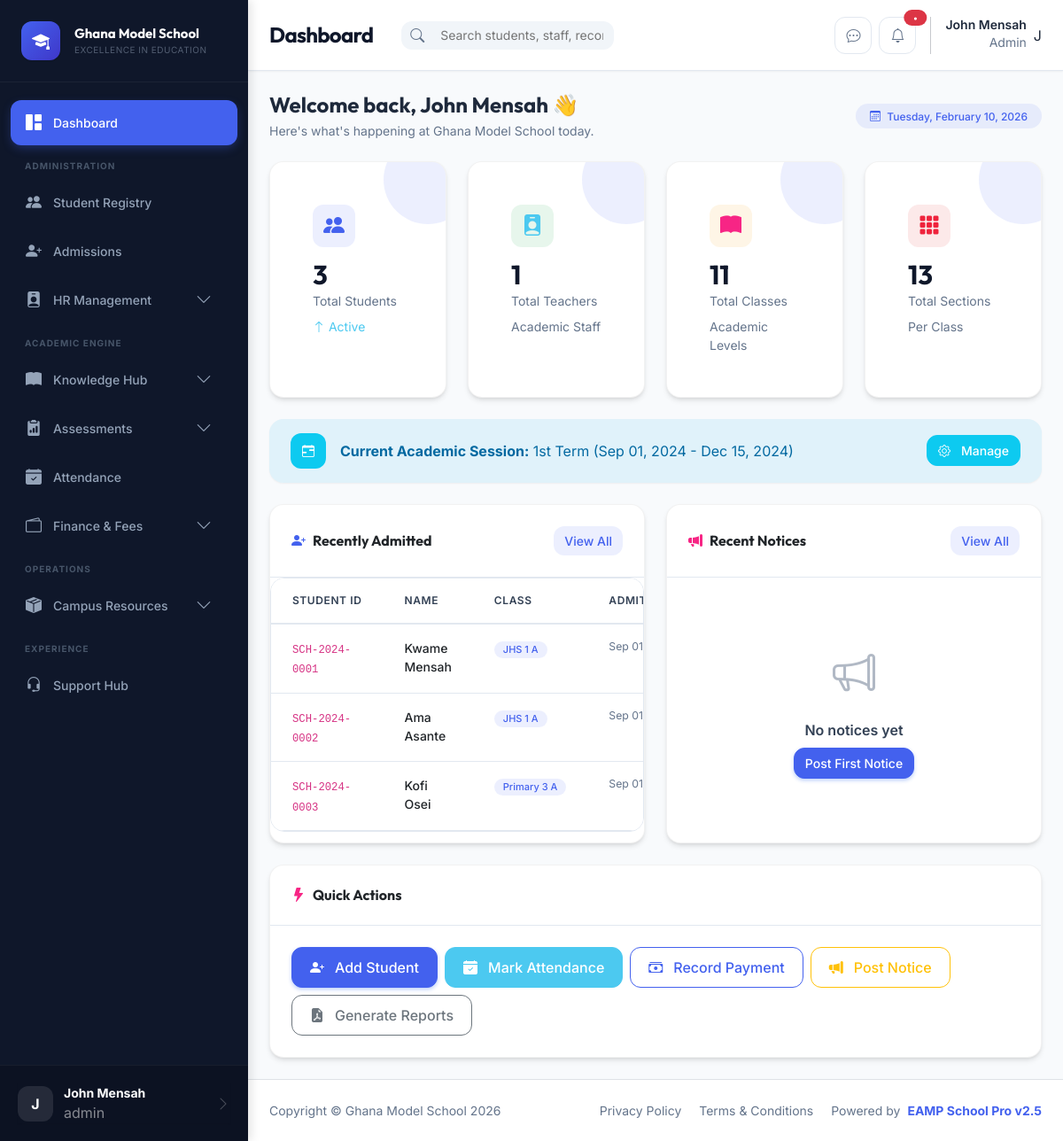
/dashboard (signed in), run on the app's committed database.
### tables this page shows
CREATE TABLE terms (
    id INT PRIMARY KEY AUTO_INCREMENT,
    academic_year_id INT NOT NULL,
    name ENUM('1st Term','2nd Term','3rd Term') NOT NULL,
    start_date DATE NOT NULL,
    end_date DATE NOT NULL,
    is_current BOOLEAN DEFAULT 0,
    created_at TIMESTAMP DEFAULT CURRENT_TIMESTAMP,
    FOREIGN KEY (academic_year_id) REFERENCES academic_years(id) ON DELETE CASCADE,
    INDEX idx_current (is_current)
);

CREATE TABLE students (
    id INT PRIMARY KEY AUTO_INCREMENT,
    user_id INT,
    student_id VARCHAR(20) UNIQUE NOT NULL,
    first_name VARCHAR(50) NOT NULL,
    last_name VARCHAR(50) NOT NULL,
    date_of_birth DATE NOT NULL,
    gender ENUM('male','female','other') NOT NULL,
    guardian_name VARCHAR(100) NOT NULL,
    guardian_phone VARCHAR(20) NOT NULL,
    guardian_email VARCHAR(100),
    address TEXT,
    photo VARCHAR(255),
    section_id INT,
    admission_date DATE NOT NULL,
    status ENUM('active','graduated','transferred','suspended') DEFAULT 'active',
    created_at TIMESTAMP DEFAULT CURRENT_TIMESTAMP,
    FOREIGN KEY (user_id) REFERENCES users(id) ON DELETE SET NULL,
    FOREIGN KEY (section_id) REFERENCES sections(id) ON DELETE SET NULL,
    INDEX idx_student_id (student_id),
    INDEX idx_section (section_id),
    INDEX idx_status (status)
);

CREATE TABLE classes (
    id INT PRIMARY KEY AUTO_INCREMENT,
    name VARCHAR(20) NOT NULL,
    level ENUM('nursery','primary','jhs') NOT NULL,
    capacity INT DEFAULT 40,
    created_at TIMESTAMP DEFAULT CURRENT_TIMESTAMP,
    INDEX idx_level (level)
);

CREATE TABLE sections (
    id INT PRIMARY KEY AUTO_INCREMENT,
    class_id INT NOT NULL,
    name VARCHAR(10) NOT NULL,
    class_teacher_id INT,
    created_at TIMESTAMP DEFAULT CURRENT_TIMESTAMP,
    FOREIGN KEY (class_id) REFERENCES classes(id) ON DELETE CASCADE,
    FOREIGN KEY (class_teacher_id) REFERENCES users(id) ON DELETE SET NULL,
    INDEX idx_class (class_id)
);

### core/Router.php (called while the page is built, shortened)
<?php
class Router {
    public function route($url) {
        $url = $this->parseUrl($url);
        $module = isset($url[0]) ? $url[0] : 'dashboard';
        $action = isset($url[1]) ? $url[1] : 'index';
        $params = array_slice($url, 2);
        $this->loadController($module, $action, $params);
    }
    private function loadController($module, $action, $params = []) {
        $controller = new $controllerClass();
        call_user_func_array([$controller, $action], $params);
    }
    private function parseUrl($url) {
        if (!empty($url)) {
            $url = filter_var($url, FILTER_SANITIZE_URL);
            $url = rtrim($url, '/');
            $url = explode('/', $url);
            return $url;
        }
        return [];
    }
}

### index.php (called while the page is built, shortened)
<?php
require_once CORE_PATH . '/Router.php';
require_once CORE_PATH . '/Auth.php';
require_once CORE_PATH . '/Security.php';
$router = new Router();
$url = isset($_GET['url']) ? $_GET['url'] : '';
$router->route($url);

### core/Auth.php (called while the page is built, shortened)
<?php
class Auth {
    public static function getFullName() {
        return isset($_SESSION['full_name']) ? $_SESSION['full_name'] : null;
    }
}

### core/Security.php (called while the page is built, shortened)
<?php
class Security {
    public static function clean($data) {
        return htmlspecialchars((string)$data, ENT_QUOTES, 'UTF-8');
    }
}

### templates/dashboard/admin.php (the view, shortened to what this page needs)
<div class="d-flex justify-content-between align-items-center mb-4">
    <div>
        <h4 class="fw-bold mb-1">Welcome back, <?php echo Security::clean(Auth::getFullName()); ?> 👋</h4>
        <p class="text-muted small mb-0">Here's what's happening at <?php echo SCHOOL_NAME; ?> today.</p>
    </div>
    <div class="text-end">
        <span class="badge bg-soft-primary text-primary px-3 py-2">
            <i class="bi bi-calendar3 me-1"></i>
            <?php echo date('l, F j, Y'); ?>
        </span>
    </div>
</div>
<div class="row g-4 mb-4">
    <div class="col-xl-3 col-md-6">
        <div class="card stat-card border-0 shadow-sm h-100">
            <div class="card-body">
                <div class="stat-icon bg-soft-primary text-primary">
                    <i class="bi bi-people-fill"></i>
                </div>
                <div class="stat-value"><?php echo number_format($stats['total_students']); ?></div>
                <div class="stat-label">Total Students</div>
                <div class="mt-2 small">
                    <span class="text-success"><i class="bi bi-arrow-up"></i> Active</span>
                </div>
            </div>
        </div>
    </div>
    <div class="col-xl-3 col-md-6">
        <div class="card stat-card border-0 shadow-sm h-100">
            <div class="card-body">
                <div class="stat-icon bg-soft-success text-success">
                    <i class="bi bi-person-badge-fill"></i>
                </div>
                <div class="stat-value"><?php echo number_format($stats['total_teachers']); ?></div>
                <div class="stat-label">Total Teachers</div>
                <div class="mt-2 small">
                    <span class="text-muted">Academic Staff</span>
                </div>
            </div>
        </div>
    </div>
    <div class="col-xl-3 col-md-6">
        <div class="card stat-card border-0 shadow-sm h-100">
            <div class="card-body">
                <div class="stat-icon bg-soft-warning text-warning">
                    <i class="bi bi-book-fill"></i>
                </div>
                <div class="stat-value"><?php echo number_format($stats['total_classes']); ?></div>
                <div class="stat-label">Total Classes</div>
                <div class="mt-2 small">
                    <span class="text-muted">Academic Levels</span>
                </div>
            </div>
        </div>
    </div>
    <div class="col-xl-3 col-md-6">
        <div class="card stat-card border-0 shadow-sm h-100">
            <div class="card-body">
                <div class="stat-icon bg-soft-danger text-danger">
                    <i class="bi bi-grid-3x3-gap-fill"></i>
                </div>
                <div class="stat-value"><?php echo number_format($stats['total_sections']); ?></div>
                <div class="stat-label">Total Sections</div>
                <div class="mt-2 small">
                    <span class="text-muted">Per Class</span>
                </div>
            </div>
        </div>
    </div>
</div>
<div class="alert alert-info border-0 shadow-sm d-flex align-items-center gap-3 mb-4" style="border-radius: var(--radius-lg);">
    <div class="avatar bg-info text-white">
        <i class="bi bi-calendar-range"></i>
    </div>
    <div class="flex-grow-1">
        <strong>Current Academic Session:</strong>
        <?php echo $currentTerm ? Security::clean($currentTerm['name']) . ' (' . date('M d, Y', strtotime($currentTerm['start_date'])) . ' - ' . date('M d, Y', strtotime($currentTerm['end_date'])) . ')' : 'No active term configured'; ?>
    </div>
    <a href="<?php echo BASE_URL; ?>academics/periods" class="btn btn-sm btn-info text-white">
        <i class="bi bi-gear me-1"></i> Manage
    </a>
</div>
<div class="row g-4">
    <div class="col-lg-6">
        <div class="card border-0 shadow-sm h-100">
            <div class="card-header bg-transparent d-flex justify-content-between align-items-center">
                <h6 class="mb-0 fw-bold"><i class="bi bi-person-plus-fill text-primary me-2"></i>Recently Admitted</h6>
                <a href="<?php echo BASE_URL; ?>students" class="btn btn-soft-primary btn-sm">View All</a>
            </div>
            <div class="card-body p-0">
                <div class="table-responsive">
                    <table class="table table-hover mb-0">
                        <thead>
                            <tr>
                                <th>Student ID</th>
                                <th>Name</th>
                                <th>Class</th>
                                <th>Admitted</th>
                            </tr>
                        </thead>
                        <tbody>
                            <?php if (!empty($recentStudents)): ?>
                                <?php foreach ($recentStudents as $student): ?>
                                    <tr>
                                        <td><code class="small"><?php echo Security::clean($student['student_id']); ?></code></td>
                                        <td class="fw-medium"><?php echo Security::clean($student['first_name'] . ' ' . $student['last_name']); ?></td>
                                        <td><span class="badge bg-soft-primary text-primary"><?php echo Security::clean($student['class_name'] . ' ' . $student['section_name']); ?></span></td>
                                        <td class="text-muted small"><?php echo date('M d', strtotime($student['admission_date'])); ?></td>
                                    </tr>
                                <?php endforeach; ?>
                            <?php endif; ?>
                        </tbody>
                    </table>
                </div>
            </div>
        </div>
    </div>
    <div class="col-lg-6">
        <div class="card border-0 shadow-sm h-100">
            <div class="card-header bg-transparent d-flex justify-content-between align-items-center">
                <h6 class="mb-0 fw-bold"><i class="bi bi-megaphone-fill text-warning me-2"></i>Recent Notices</h6>
                <a href="<?php echo BASE_URL; ?>notices" class="btn btn-soft-primary btn-sm">View All</a>
            </div>
            <div class="card-body">
                <?php if (!empty($notices)): ?>
                    <?php foreach ($notices as $notice): ?>
                        <div class="d-flex gap-3 mb-3 pb-3 border-bottom">
                            <div class="avatar bg-soft-warning text-warning flex-shrink-0">
                                <i class="bi bi-bell"></i>
                            </div>
                            <div class="flex-grow-1">
                                <h6 class="mb-1 fw-medium"><?php echo Security::clean($notice['title']); ?></h6>
                                <p class="mb-1 small text-muted"><?php echo Security::clean(substr($notice['content'], 0, 80)) . '...'; ?></p>
                                <small class="text-muted">
                                    <i class="bi bi-person me-1"></i><?php echo Security::clean($notice['posted_by_name']); ?>
                                    <span class="mx-1">•</span>
                                    <i class="bi bi-clock me-1"></i><?php echo date('M d', strtotime($notice['created_at'])); ?>
                                </small>
                            </div>
                        </div>
                    <?php endforeach; ?>
                <?php else: ?>
                    <div class="empty-state">
                        <div class="empty-state-icon"><i class="bi bi-megaphone"></i></div>
                        <p class="empty-state-title">No notices yet</p>
                        <a href="<?php echo BASE_URL; ?>notices/add" class="btn btn-sm btn-primary">Post First Notice</a>
                    </div>
                <?php endif; ?>
            </div>
        </div>
    </div>
</div>
<div class="card border-0 shadow-sm mt-4">
    <div class="card-header bg-transparent">
        <h6 class="mb-0 fw-bold"><i class="bi bi-lightning-fill text-warning me-2"></i>Quick Actions</h6>
    </div>
    <div class="card-body">
        <div class="d-flex gap-2 flex-wrap">
            <a href="<?php echo BASE_URL; ?>students/add" class="btn btn-primary">
                <i class="bi bi-person-plus-fill me-1"></i> Add Student
            </a>
            <a href="<?php echo BASE_URL; ?>attendance/mark" class="btn btn-success">
                <i class="bi bi-calendar-check-fill me-1"></i> Mark Attendance
            </a>
            <a href="<?php echo BASE_URL; ?>fees/payment" class="btn btn-outline-primary">
                <i class="bi bi-cash-stack me-1"></i> Record Payment
            </a>
            <a href="<?php echo BASE_URL; ?>notices/add" class="btn btn-outline-warning">
                <i class="bi bi-megaphone-fill me-1"></i> Post Notice
            </a>
            <a href="<?php echo BASE_URL; ?>reports" class="btn btn-outline-secondary">
                <i class="bi bi-file-earmark-pdf-fill me-1"></i> Generate Reports
            </a>
        </div>
    </div>
</div>

### data on the page
terms: name "1st Term", start_date "Sep 01, 2024", end_date "Dec 15, 2024"
students: student "SCH-2024-0001", first_name+last_name "Kwame Mensah", classes.name "JHS 1 A", admission_date "Sep 01"
students: student "SCH-2024-0002", first_name+last_name "Ama Asante", classes.name "JHS 1 A", admission_date "Sep 01"
students: student "SCH-2024-0003", first_name+last_name "Kofi Osei", classes.name "Primary 3 A", admission_date "Sep 01"

### other printed values
setting('school_name', SCHOOL_NAME) "Ghana Model School"
setting('school_motto', SCHOOL_MOTTO) "EXCELLENCE IN EDUCATION"
substr(Auth::getFullName(), 0, 1) "J"
Auth::getFullName() "John Mensah"
Auth::getRole() "admin"
Auth::getRole() "Admin"
Security::clean(Auth::getFullName()) "John Mensah"
SCHOOL_NAME "Ghana Model School"
$stats['total_students'] "3"
$stats['total_teachers'] "1"
$stats['total_classes'] "11"
$stats['total_sections'] "13"
